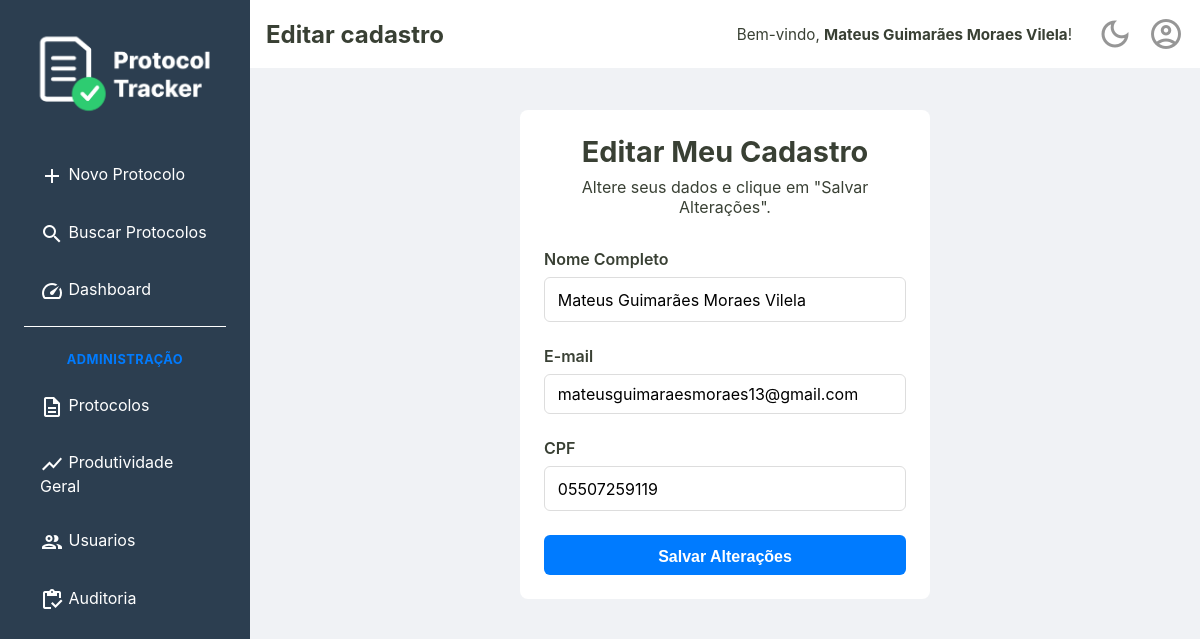
/editar-cadastro (signed in), run on the app's committed database.
### tables this page shows
CREATE TABLE usuarios (
    id INTEGER PRIMARY KEY,
    nome TEXT NOT NULL,
    email TEXT NOT NULL UNIQUE,
    cpf TEXT NOT NULL UNIQUE,
    senha TEXT NOT NULL,
    permissao TEXT NOT NULL DEFAULT 'operador',
    criado_em TEXT NOT NULL,
    ativo INTEGER NOT NULL DEFAULT 1
  );

### src/Controller/UsuarioController.php (called while the page is built, shortened)
<?php
class UsuarioController
{
    private ?Usuario $usuarioLogado = null;
    private bool $isAdmin = false;
    public function __construct(
        private UsuarioRepository $repositorio,
        private UsuarioService $usuarioService,
        private LoginService $loginService,
    ) {
        $id_usuario = $_SESSION['usuario_logado_id'] ?? null;
        if ($id_usuario) {
            $this->usuarioLogado = $this->repositorio->buscaPorId($id_usuario);
        }
        if ($this->usuarioLogado && $this->usuarioLogado->permissao() === 'administrador') {
            $this->isAdmin = true;
        }
    }
    public function exibirFormularioEdicaoCadastro()
    {
        try {
            $tituloDaPagina = "Editar cadastro";
            $usuarioLogado = $this->usuarioLogado;
            require __DIR__ . '/../../templates/editarCadastro.php';
        } catch (Exception $e) {
            $erro = $e->getMessage();
            $tituloDaPagina = "Controle de Protocolos";
            $usuarioLogado = $this->usuarioLogado;
            $isAdmin = $this->isAdmin;
            require __DIR__ . '/../../templates/home.php';
        }
    }
}

### src/Repository/UsuarioRepository.php (called while the page is built, shortened)
<?php
final class UsuarioRepository
{
    private PDO $connection;
    public function __construct(PDO $connection)
    {
        $this->connection = $connection;
    }
    public function buscaPorId(int $id): ?Usuario
    {
        $sqlQuery = "SELECT * FROM usuarios WHERE id = :id;";
        $stmt = $this->connection->prepare($sqlQuery);
        $stmt->bindValue(':id', $id);
        $stmt->execute();
        $dadosUsuario = $stmt->fetch();
        return Usuario::fromArray($dadosUsuario);
    }
}

### src/Model/Usuario.php (called while the page is built, shortened)
<?php
class Usuario {
    public function nome(): string
    {
        return $this->nome;
    }
    public function email(): string
    {
        return $this->email;
    }
    public function cpf(): string
    {
        return $this->cpf;
    }
    public static function fromArray(array $dados): self
    {
        try {
            $data = new DateTimeImmutable($dados['criado_em']);
        } catch (Exception $e) {
            throw new Exception("Falha ao criar data a partir do valor: " . ($dados['criado_em'] ?? 'N/A'));
        }
        return new self(
            $dados['id'],
            $dados['nome'],
            $dados['email'],
            $dados['cpf'],
            $dados['senha'],
            $dados['permissao'],
            $data,
            (bool) $dados['ativo']
        );
    }
}

### templates/editarCadastro.php (the view, shortened to what this page needs)
<?php require __DIR__ . '/_partials/_header.php';  ?>
<div class="login-container">
    <div class="login-box">
        <h2>Editar Meu Cadastro</h2>
        <p>Altere seus dados e clique em "Salvar Alterações".</p>
        <form action="/editar-cadastro" method="post" class="login-form">
            <div class="form-group">
                <label for="nome">Nome Completo</label>
                <input type="text" id="nome" name="nome" required value="<?= htmlspecialchars($usuarioLogado->nome() ?? '') ?>">
            </div>
            <div class="form-group">
                <label for="email">E-mail</label>
                <input type="email" id="email" name="email" required value="<?= htmlspecialchars($usuarioLogado->email() ?? '') ?>">
            </div>
            <div class="form-group">
                <label for="cpf_formatado">CPF</label>
                <input type="text" id="cpf_formatado" placeholder="000.000.000-00" required maxlength="14" value="<?= htmlspecialchars($usuarioLogado->cpf() ?? '') ?>">
            </div>
            <div class="form-actions">
                <button type="submit">Salvar Alterações</button>
            </div>
        </form>
    </div>
</div>
<?php require __DIR__ . '/_partials/_footer.php'; ?>

### templates/_partials/_content-header.php (shortened to what this page needs)
<div class="content-header">
    <div class="header-title">
        <h2><?= isset($tituloDaPagina) ? htmlspecialchars($tituloDaPagina) : 'Página sem Título' ?></h2>
    </div>
    <div class="header-actions">
        <?php if (isset($usuarioLogado) && $usuarioLogado): ?>
            <div class="welcome-message">
                <span>Bem-vindo, <strong><?= htmlspecialchars($usuarioLogado->nome()) ?></strong>!</span>
            </div>
        <?php endif; ?>
        <a href="#" id="theme-toggle" class="action-icon" title="Mudar Tema">
            <span class="material-icons-outlined">dark_mode</span>
        </a>
        <div class="dropdown">
            <a href="#" id="user-menu-toggle" class="action-icon" title="Perfil do Usuário">
                <span class="material-icons-outlined">account_circle</span>
            </a>
        </div>
    </div>
</div>

### public/assets/css/style.css (style rules this page uses)
:root { --cor-fundo-sidebar: #2c3e50; --cor-fundo-sidebar-hover: #33465c; --cor-fontes-sidebar: #ffffff; --cor-fundo-header: #ffffff; --cor-bordas: #ddd; --cor-fundo-body: #f0f2f5; --cor-fontes-body: #394034; --cor-fundo-sidebar-active: #253547; --cor-fontes-sidebar-active: #007bff; --cor-bordas-focus: #80bdff; --cor-fontes-main-button: #ffffff; --cor-main-button: #28a745; --cor-fontes-cards: #696969; --cor-icones-header: #969696; --cor-icones-header-hover: #007bff; --cor-primaria-erro: #ff2c2c; }
* { margin: 0; padding: 0; box-sizing: border-box; }
body { font-family: -apple-system, BlinkMacSystemFont, 'Segoe UI', Roboto, 'Helvetica Neue', Arial, sans-serif; background-color: var(--cor-fundo-body); color: var(--cor-fontes-body); display: flex; flex-direction: column; min-height: 100vh; }
a { text-decoration: none; }
.content-header { width: 100%; margin: 0 auto 1.4rem auto; display: flex; justify-content: space-between; align-items: center; background-color: var(--cor-fundo-header); padding: 1rem; }
.header-actions { display: flex; align-items: center; gap: 15px; }
.action-icon { color: var(--cor-icones-header); transition: color 0.2s; display: flex; align-items: center; }
.action-icon .material-icons-outlined { font-size: 36px; }
.conteudo-principal h2, .conteudo-principal p { text-align: center; max-width: 800px; width: 100%; }
.conteudo-principal h2 { font-size: 1.8rem; color: var(--cor-fontes-body); margin-bottom: 1.0rem; align-self: center; }
.conteudo-principal p { margin-bottom: 1.5rem; color: var(--cor-fontes-cards); }
.form-group { flex-grow: 1; }
.form-group label { width: 100%; display: block; font-weight: 600; margin-bottom: 0.5rem; }
.form-group input[type="text"], .form-group input[type="number"], .form-group input[type="email"], .form-group input[type="password"], .form-group textarea { width: 100%; height: 40px; padding: 0.8rem; border: 1px solid var(--cor-bordas); border-radius: 6px; font-size: 1rem; font-family: inherit; transition: border-color 0.2s, box-shadow 0.2s; }
.form-actions { display: flex; justify-content: flex-end; }
.form-actions button { font-weight: bold; color: var(--cor-fontes-main-button); background-color: var(--cor-main-button); display: inline-flex; align-items: center; gap: 8px; height: 40px; padding: 0.8rem 1.5rem; font-size: 1rem; border: none; border-radius: 6px; cursor: pointer; transition: background-color 0.2s; text-decoration: none; }
.material-icons-outlined { vertical-align: middle; }
.login-container { width: 100%; max-width: 450px; padding: 20px; }
.login-box { background-color: var(--cor-fundo-header); padding: 1.5rem; border-radius: 8px; width: 100%; }
.login-box h2 { text-align: center; margin-bottom: 0.5rem; font-size: 1.8rem; color: var(--cor-fontes-body); }
.login-box p { text-align: center; margin-bottom: 2rem; color: var(--cor-fontes-body); }
.login-form .form-actions button { width: 100%; background-color: var(--cor-fontes-sidebar-active); display: block; }
.login-form .form-group { margin-bottom: 1.5rem; }
.login-form .form-group label { display: block; font-weight: 600; margin-bottom: 0.5rem; color: var(--cor-fontes-body); }
.login-form .form-group input[type="text"], .login-form .form-group input[type="password"] { width: 100%; height: 45px; padding: 0.8rem; border: 1px solid var(--cor-bordas); border-radius: 6px; font-size: 1rem; font-family: inherit; }
.dropdown { position: relative; display: inline-block; }
.header-actions .welcome-message { color: var(--cor-fontes-body); font-size: 0.95rem; margin-right: 10px; white-space: nowrap; }

### data on the page
usuarios: nome "Mateus Guimarães Moraes Vilela", email "mateusguimaraesmoraes13@gmail.com", cpf "05507259119"

### other printed values
$tituloDaPagina "Editar cadastro"
